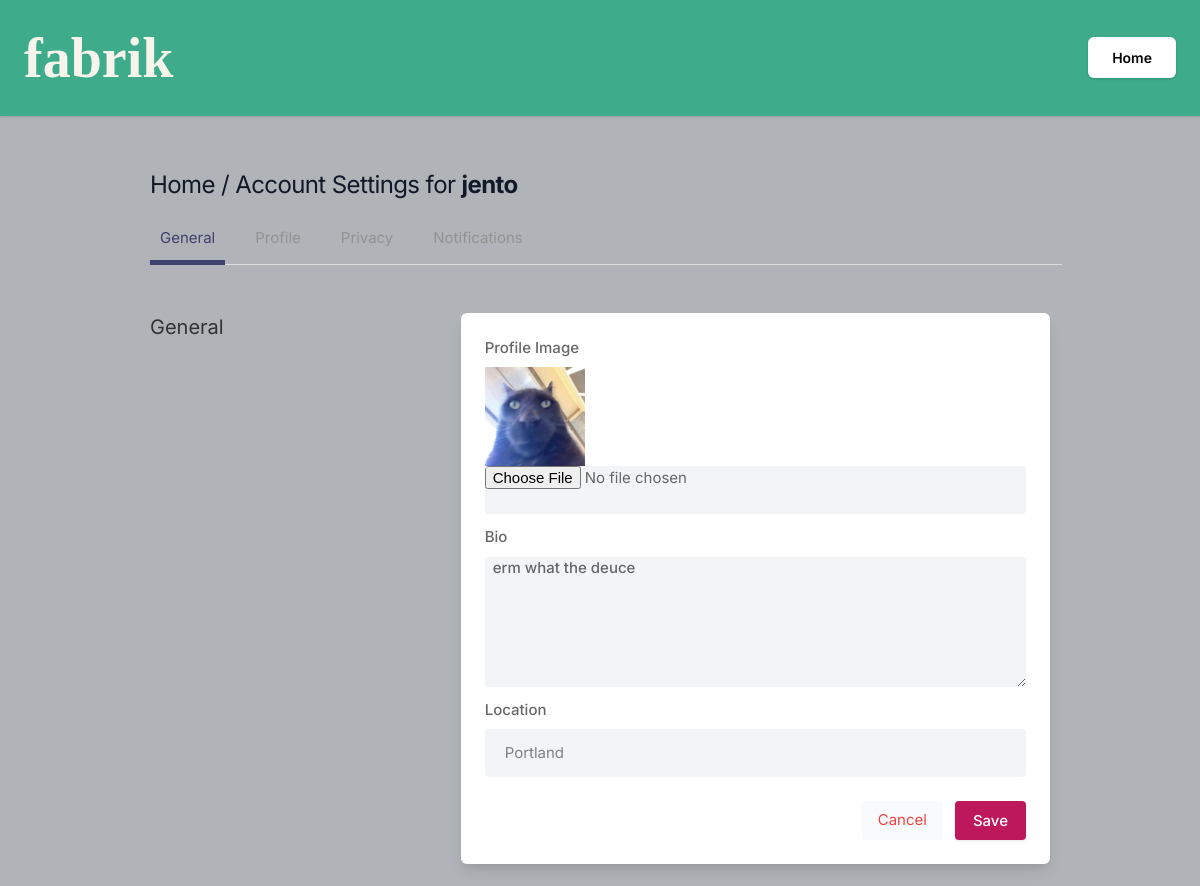
The app's page /settings (signed in) with its own data.
### core/models.py (models this page shows, shortened)
class Profile(models.Model):
    user = models.ForeignKey(User, on_delete=models.CASCADE)
    id_user = models.IntegerField()
    bio = models.TextField(blank=True)
    profileimg = models.ImageField(upload_to='profile_images', default='blank-profile-picture-png.wbpg')
    location = models.CharField(max_length=100, blank=True)

### core/views.py (the view, shortened to what this page needs)
# urls.py: path('settings', views.settings, name='settings'),
@login_required(login_url='signin')
def settings(request):
    user_profile = Profile.objects.get(user=request.user)
    return render(request, 'setting.html', {'user_profile': user_profile})

### templates/setting.html (shortened to what this page needs)
{% load static %}
<!DOCTYPE html>
<html lang="en">
<head>
    <link rel="stylesheet" href="{% static 'assets/css/icons.css' %}">
    <link rel="stylesheet" href="{% static 'assets/css/uikit.css' %}">
    <link rel="stylesheet" href="{% static 'assets/css/style.css' %}">
    <link rel="stylesheet" href="{% static 'assets/css/tailwind.css' %}">
</head>
<body style ="background:#f6f4ebff">
    <div id="wrapper" class="flex flex-col justify-between h-screen">
        <div class="py-4 shadow dark:bg-gray-800" style ="background:#3eac8bff">
            <div class="max-w-6xl mx-auto">
                <div class="flex items-center lg:justify-between justify-around">
                    <a href="trending.html">
                       <b><h1 style="
                        font-family: Rozha One, serif;
                        font-size: 3.5rem;
                        color: #f6f4ebff;
                        ">fabrik</h1></b>
                    </a>
                    <div class="capitalize flex font-semibold hidden lg:block my-2 space-x-3 text-center text-sm">
                        <a href="/" class="bg-white px-6 py-3 rounded-md shadow text-black">Home</a>
                    </div>
                </div>
            </div>
        </div>
            <div class="container m-auto">
                <h1 class="text-2xl leading-none text-gray-900 tracking-tight mt-3"><a href = '/'>Home</a> / Account Settings for <b> {{user.username}}</b></h1>
                <ul class="mt-5 -mr-3 flex-nowrap lg:overflow-hidden overflow-x-scroll uk-tab">
                    <li class="uk-active"><a href="#">General</a></li>
                    <li><a href="profile.html">Profile</a></li>
                    <li><a href="#">Privacy</a></li>
                    <li><a href="#">Notifications</a></li>
                </ul>
                <div class="grid lg:grid-cols-3 mt-12 gap-8">
                    <div>
                        <h3 class="text-xl mb-2"> General </h3>
                    </div>
                    <div class="bg-white rounded-md lg:shadow-lg shadow col-span-2">
                    <form action ="" method="POST" enctype="multipart/form-data">
                       <div class="grid grid-cols-2 gap-3 lg:p-6 p-4">
                            <div class="col-span-2">
                                <label for=""> Profile Image</label>
                                <img width='100' height='100' src="{{user_profile.profileimg.url}}" />
                                <input type="file" name = "image" value="" class="shadow-none bg-gray-100">
                            </div>
                            <div class="col-span-2">
                                <label for="about">Bio</label>
                                <textarea id="about" name="bio" rows="3"  class="shadow-none bg-gray-100"> {{user_profile.bio}}</textarea>
                            </div>
                            <div class="col-span-2">
                                <label for=""> Location</label>
                                <input type="text" name = "location" value="{{user_profile.location}}" class="shadow-none bg-gray-100">
                            </div>
                       </div>
                       <div class="bg-gray-10 p-6 pt-0 flex justify-end space-x-3">
                           <button class="p-2 px-4 rounded bg-gray-50 text-red-500"> <a href="/"> Cancel </a></button>
                           <button type="submit" class="button bg-blue-700"> Save </button>
                       </div>
                    </form>
                    </div>
                    </div>
                    <br>
                </div>
            </div>
</body>
</html>

### static/assets/css/style.css (style rules this page uses)
body { background-color: #B0B3B8!important; }
button { vertical-align: middle; }
span.button, button.button { background-color: #be185d; top: 0; color: #fff; position: relative; padding: 8px 18px; line-height: 22px; position: relative; font-weight: 500; font-size: 15px; display: inline-block; -webkit-transition: all 0.2s ease-in-out; transition: all 0.2s ease-in-out; cursor: pointer; overflow: hidden; border: none; border-radius: 4px; -webkit-box-shadow: 0 1px 3px rgba(0, 0, 0, 0.1); box-shadow: 0 1px 3px rgba(0, 0, 0, 0.1); }
input { height: 48px; line-height: 48px; padding: 0 20px; outline: none; font-size: 15px; color: #808080; max-width: 100%; width: 100%; -webkit-box-sizing: border-box; box-sizing: border-box; display: block; font-weight: 400; opacity: 1; border-radius: 4px; border: none; -webkit-box-shadow: 0 1px 4px 0px rgba(0, 0, 0, 0.12); box-shadow: 0 1px 4px 0px rgba(0, 0, 0, 0.12); }
input[type="text"], input[type="password"], input[type="email"], input[type="number"] { height: 48px; line-height: 48px; padding: 0 20px; outline: none; font-size: 15px; color: #808080; max-width: 100%; width: 100%; -webkit-box-sizing: border-box; box-sizing: border-box; display: block; font-weight: 400; opacity: 1; border-radius: 4px; border: none; -webkit-box-shadow: 0 1px 4px 0px rgba(0, 0, 0, 0.12); box-shadow: 0 1px 4px 0px rgba(0, 0, 0, 0.12); }
textarea { height: 48px; line-height: 48px; padding: 0 20px; outline: none; font-size: 15px; color: #808080; margin: 0 0 16px 0; max-width: 100%; width: 100%; -webkit-box-sizing: border-box; box-sizing: border-box; display: block; background-color: #fff; font-weight: 500; opacity: 1; border-radius: 4px; border: none; -webkit-box-shadow: 0 1px 4px 0px rgba(0, 0, 0, 0.12); box-shadow: 0 1px 4px 0px rgba(0, 0, 0, 0.12); }
input { -webkit-transition: all 0.1s ease-in-out; transition: all 0.1s ease-in-out; }
::placeholder { color: #808080; opacity: 1; }
textarea { height: auto; line-height: 27px; padding: 20px; min-height: 130px; -webkit-transition: none !important; transition: none !important; min-width: 100%; }
label, legend { display: block; font-weight: bold; font-size: 15px; font-weight: 500; margin-bottom: 8px; }
button { border: none; margin: 0; padding: 0; width: auto; overflow: visible; background: transparent; color: inherit; font: inherit; line-height: normal; cursor: pointer; }
a { color: #be185d; -webkit-transition: 0.3s; transition: 0.3s; outline: none !important; }
button { outline: none !important; }
img { max-width: 100%; }
body { color: #666; font-size: 15px; line-height: 27px; background-color: #f0f2f5; font-family: "Inter", sans-serif; text-transform: none; }
h1, h2, h3, h4, h5, h6 { font-family: "Inter", sans-serif; text-transform: none; }
input[type="text"], input[type="password"], input[type="email"] { font-family: "Inter", sans-serif; text-transform: none; }
textarea, select { font-family: "Inter", sans-serif; text-transform: none; }
button, body .pac-container { font-family: "Inter", sans-serif; text-transform: none; }
h1, h2, h3, h4, h5, h6 { color: #333; font-weight: 500; margin: 0; padding: 0; }
h1 { font-size: 32px; }
h3 { font-size: 22px; }
b, strong { font-weight: 700 !important; }
@media (min-width: 1024px) { .container { max-width: 900px !important; padding-top: 45px; } }
.shadow-none { -webkit-box-shadow: none !important; box-shadow: none !important; }

### records on screen
Profile: profileimg (picture), bio "erm what the deuce", location "Portland"

### other values on screen
{{ user.username }} "jento"
